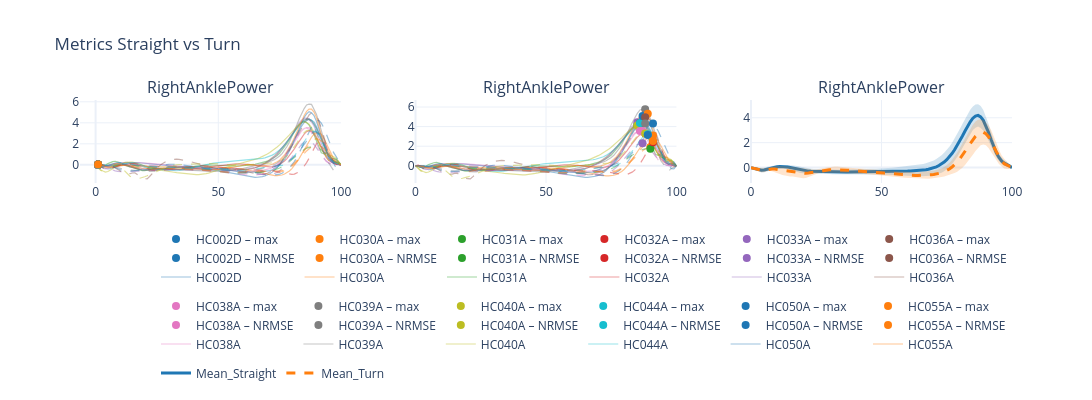

Write notebook code for a chart like this one.
### Markdown cell above
### 3 a) Plotting individual line plots, events, and mean +/- standard deviation plots

### Code cell
lines_and_events = CompositeRenderer(IndividualLinesRenderer(), EventOverlayRenderer())     # within stuff

fig = (
    Ensembler(in_folder=fld,  channels=channels, n_rows=rows,  n_cols=cols, str_match=str_match, condition_spec=spec, events=events)
    .add_subplot(PlotSpec(channel='RightAnklePower', condition = 'Straight', companions = ['Turn'], row=1, col=1, renderer=lines_and_events, events=['NRMSE']))
    .add_subplot(PlotSpec(channel='RightAnklePower', condition = 'Straight', companions = ['Turn'], row=1, col=2, renderer=lines_and_events, events=['max']))
    .add_subplot(PlotSpec(channel='RightAnklePower', condition = 'Straight', companions = ['Turn'], row=1, col=3, renderer=MeanSDRenderer()))
    .build(title='Metrics Straight vs Turn')
)
fig.show()
